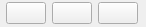
<?xml version="1.0" encoding="UTF-8"?>
<ui version="4.0">
 <class>ParamEditDouble</class>
 <widget class="QWidget" name="ParamEditDouble">
  <property name="geometry">
   <rect>
    <x>0</x>
    <y>0</y>
    <width>146</width>
    <height>27</height>
   </rect>
  </property>
  <property name="windowTitle">
   <string>Form</string>
  </property>
  <layout class="QVBoxLayout" name="verticalLayout">
   <property name="leftMargin">
    <number>0</number>
   </property>
   <property name="topMargin">
    <number>0</number>
   </property>
   <property name="rightMargin">
    <number>0</number>
   </property>
   <property name="bottomMargin">
    <number>0</number>
   </property>
   <item>
    <layout class="QHBoxLayout" name="mainLayout">
     <property name="spacing">
      <number>0</number>
     </property>
     <item>
      <widget class="QPushButton" name="readButton">
       <property name="sizePolicy">
        <sizepolicy hsizetype="Fixed" vsizetype="Fixed">
         <horstretch>0</horstretch>
         <verstretch>0</verstretch>
        </sizepolicy>
       </property>
       <property name="toolTip">
        <string>读取当前设置</string>
       </property>
       <property name="text">
        <string/>
       </property>
      </widget>
     </item>
     <item>
      <widget class="QPushButton" name="readDefaultButton">
       <property name="sizePolicy">
        <sizepolicy hsizetype="Fixed" vsizetype="Fixed">
         <horstretch>0</horstretch>
         <verstretch>0</verstretch>
        </sizepolicy>
       </property>
       <property name="toolTip">
        <string>读取默认设置</string>
       </property>
       <property name="text">
        <string/>
       </property>
      </widget>
     </item>
     <item>
      <widget class="QPushButton" name="helpButton">
       <property name="sizePolicy">
        <sizepolicy hsizetype="Fixed" vsizetype="Fixed">
         <horstretch>0</horstretch>
         <verstretch>0</verstretch>
        </sizepolicy>
       </property>
       <property name="toolTip">
        <string>显示帮助</string>
       </property>
       <property name="text">
        <string/>
       </property>
      </widget>
     </item>
    </layout>
   </item>
  </layout>
 </widget>
 <resources/>
 <connections/>
</ui>
